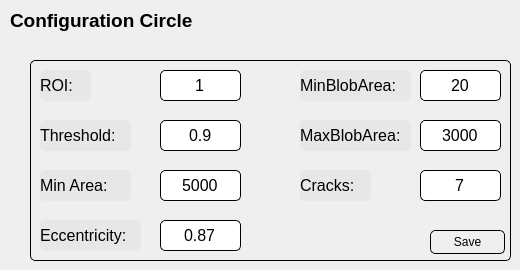
      <widget class="QWidget" name="page_1">
       <widget class="QLabel" name="label_9">
        <property name="geometry">
         <rect>
          <x>10</x>
          <y>0</y>
          <width>201</width>
          <height>41</height>
         </rect>
        </property>
        <property name="font">
         <font>
          <pointsize>14</pointsize>
          <bold>true</bold>
         </font>
        </property>
        <property name="styleSheet">
         <string notr="true">background-color: none;
color: rgb(0, 0, 0);
border: none;</string>
        </property>
        <property name="text">
         <string>Configuration Circle</string>
        </property>
        <property name="alignment">
         <set>Qt::AlignLeading|Qt::AlignLeft|Qt::AlignVCenter</set>
        </property>
       </widget>
       <widget class="QWidget" name="widget_1" native="true">
        <property name="geometry">
         <rect>
          <x>30</x>
          <y>60</y>
          <width>481</width>
          <height>201</height>
         </rect>
        </property>
        <property name="styleSheet">
         <string notr="true">border-radius: 5px;
border: 0.5px solid rgb(0, 0, 0)</string>
        </property>
        <widget class="QLineEdit" name="Eccentricity_1">
         <property name="enabled">
          <bool>true</bool>
         </property>
         <property name="geometry">
          <rect>
           <x>130</x>
           <y>160</y>
           <width>81</width>
           <height>31</height>
          </rect>
         </property>
         <property name="font">
          <font>
           <pointsize>12</pointsize>
           <bold>false</bold>
          </font>
         </property>
         <property name="styleSheet">
          <string notr="true">border: 1px solid rgb(0, 0, 0);</string>
         </property>
         <property name="text">
          <string>0.87</string>
         </property>
         <property name="alignment">
          <set>Qt::AlignCenter</set>
         </property>
        </widget>
        <widget class="QLineEdit" name="Threshold_1">
         <property name="enabled">
          <bool>true</bool>
         </property>
         <property name="geometry">
          <rect>
           <x>130</x>
           <y>60</y>
           <width>81</width>
           <height>31</height>
          </rect>
         </property>
         <property name="font">
          <font>
           <pointsize>12</pointsize>
           <bold>false</bold>
          </font>
         </property>
         <property name="styleSheet">
          <string notr="true">border: 1px solid rgb(0, 0, 0);</string>
         </property>
         <property name="text">
          <string>0.9</string>
         </property>
         <property name="alignment">
          <set>Qt::AlignCenter</set>
         </property>
        </widget>
        <widget class="QLabel" name="label_18">
         <property name="geometry">
          <rect>
           <x>10</x>
           <y>60</y>
           <width>91</width>
           <height>31</height>
          </rect>
         </property>
         <property name="font">
          <font>
           <pointsize>12</pointsize>
           <bold>false</bold>
          </font>
         </property>
         <property name="styleSheet">
          <string notr="true">border: none;
background-color: #e7e7e7;
color: rgb(0, 0, 0);</string>
         </property>
         <property name="text">
          <string>Threshold:</string>
         </property>
        </widget>
        <widget class="QLabel" name="label_20">
         <property name="geometry">
          <rect>
           <x>270</x>
           <y>110</y>
           <width>71</width>
           <height>31</height>
          </rect>
         </property>
         <property name="font">
          <font>
           <pointsize>12</pointsize>
           <bold>false</bold>
          </font>
         </property>
         <property name="styleSheet">
          <string notr="true">border: none;
background-color: #e7e7e7;
color: rgb(0, 0, 0);</string>
         </property>
         <property name="text">
          <string>Cracks:</string>
         </property>
        </widget>
        <widget class="QLineEdit" name="Broken_1">
         <property name="enabled">
          <bool>true</bool>
         </property>
         <property name="geometry">
          <rect>
           <x>390</x>
           <y>110</y>
           <width>81</width>
           <height>31</height>
          </rect>
         </property>
         <property name="font">
          <font>
           <pointsize>12</pointsize>
           <bold>false</bold>
          </font>
         </property>
         <property name="styleSheet">
          <string notr="true">border: 1px solid rgb(0, 0, 0);</string>
         </property>
         <property name="text">
          <string>7</string>
         </property>
         <property name="alignment">
          <set>Qt::AlignCenter</set>
         </property>
        </widget>
        <widget class="QLabel" name="label_21">
         <property name="geometry">
          <rect>
           <x>10</x>
           <y>160</y>
           <width>101</width>
           <height>31</height>
          </rect>
         </property>
         <property name="font">
          <font>
           <pointsize>12</pointsize>
           <bold>false</bold>
          </font>
         </property>
         <property name="styleSheet">
          <string notr="true">border: none;
background-color: #e7e7e7;
color: rgb(0, 0, 0);</string>
         </property>
         <property name="text">
          <string>Eccentricity:</string>
         </property>
        </widget>
        <widget class="QPushButton" name="save1">
         <property name="geometry">
          <rect>
           <x>400</x>
           <y>170</y>
           <width>75</width>
           <height>24</height>
          </rect>
         </property>
         <property name="text">
          <string>Save</string>
         </property>
        </widget>
        <widget class="QLineEdit" name="min_area_1">
         <property name="enabled">
          <bool>true</bool>
         </property>
         <property name="geometry">
          <rect>
           <x>130</x>
           <y>110</y>
           <width>81</width>
           <height>31</height>
          </rect>
         </property>
         <property name="font">
          <font>
           <pointsize>12</pointsize>
           <bold>false</bold>
          </font>
         </property>
         <property name="styleSheet">
          <string notr="true">border: 1px solid rgb(0, 0, 0);</string>
         </property>
         <property name="text">
          <string>5000</string>
         </property>
         <property name="alignment">
          <set>Qt::AlignCenter</set>
         </property>
        </widget>
        <widget class="QLabel" name="label_27">
         <property name="geometry">
          <rect>
           <x>10</x>
           <y>110</y>
           <width>91</width>
           <height>31</height>
          </rect>
         </property>
         <property name="font">
          <font>
           <pointsize>12</pointsize>
           <bold>false</bold>
          </font>
         </property>
         <property name="styleSheet">
          <string notr="true">border: none;
background-color: #e7e7e7;
color: rgb(0, 0, 0);</string>
         </property>
         <property name="text">
          <string>Min Area:</string>
         </property>
        </widget>
        <widget class="QLabel" name="label_30">
         <property name="geometry">
          <rect>
           <x>10</x>
           <y>10</y>
           <width>51</width>
           <height>31</height>
          </rect>
         </property>
         <property name="font">
          <font>
           <pointsize>12</pointsize>
           <bold>false</bold>
          </font>
         </property>
         <property name="styleSheet">
          <string notr="true">border: none;
background-color: #e7e7e7;
color: rgb(0, 0, 0);</string>
         </property>
         <property name="text">
          <string>ROI:</string>
         </property>
        </widget>
        <widget class="QLineEdit" name="ROI_1">
         <property name="enabled">
          <bool>true</bool>
         </property>
         <property name="geometry">
          <rect>
           <x>130</x>
           <y>10</y>
           <width>81</width>
           <height>31</height>
          </rect>
         </property>
         <property name="font">
          <font>
           <pointsize>12</pointsize>
           <bold>false</bold>
          </font>
         </property>
         <property name="styleSheet">
          <string notr="true">border: 1px solid rgb(0, 0, 0);</string>
         </property>
         <property name="text">
          <string>1</string>
         </property>
         <property name="alignment">
          <set>Qt::AlignCenter</set>
         </property>
        </widget>
        <widget class="QLabel" name="label_31">
         <property name="geometry">
          <rect>
           <x>270</x>
           <y>60</y>
           <width>111</width>
           <height>31</height>
          </rect>
         </property>
         <property name="font">
          <font>
           <pointsize>12</pointsize>
           <bold>false</bold>
          </font>
         </property>
         <property name="styleSheet">
          <string notr="true">border: none;
background-color: #e7e7e7;
color: rgb(0, 0, 0);</string>
         </property>
         <property name="text">
          <string>MaxBlobArea:</string>
         </property>
        </widget>
        <widget class="QLineEdit" name="maxBlob_1">
         <property name="enabled">
          <bool>true</bool>
         </property>
         <property name="geometry">
          <rect>
           <x>390</x>
           <y>60</y>
           <width>81</width>
           <height>31</height>
          </rect>
         </property>
         <property name="font">
          <font>
           <pointsize>12</pointsize>
           <bold>false</bold>
          </font>
         </property>
         <property name="styleSheet">
          <string notr="true">border: 1px solid rgb(0, 0, 0);</string>
         </property>
         <property name="text">
          <string>3000</string>
         </property>
         <property name="alignment">
          <set>Qt::AlignCenter</set>
         </property>
        </widget>
        <widget class="QLabel" name="label_32">
         <property name="geometry">
          <rect>
           <x>270</x>
           <y>10</y>
           <width>111</width>
           <height>31</height>
          </rect>
         </property>
         <property name="font">
          <font>
           <pointsize>12</pointsize>
           <bold>false</bold>
          </font>
         </property>
         <property name="styleSheet">
          <string notr="true">border: none;
background-color: #e7e7e7;
color: rgb(0, 0, 0);</string>
         </property>
         <property name="text">
          <string>MinBlobArea:</string>
         </property>
        </widget>
        <widget class="QLineEdit" name="minBlob_1">
         <property name="enabled">
          <bool>true</bool>
         </property>
         <property name="geometry">
          <rect>
           <x>390</x>
           <y>10</y>
           <width>81</width>
           <height>31</height>
          </rect>
         </property>
         <property name="font">
          <font>
           <pointsize>12</pointsize>
           <bold>false</bold>
          </font>
         </property>
         <property name="styleSheet">
          <string notr="true">border: 1px solid rgb(0, 0, 0);</string>
         </property>
         <property name="text">
          <string>20</string>
         </property>
         <property name="alignment">
          <set>Qt::AlignCenter</set>
         </property>
        </widget>
       </widget>
      </widget>
